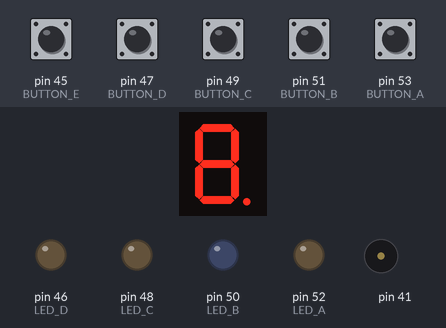
The sketch below on a simulated Arduino Mega 2560, built with avr-gcc and run on an emulated ATmega2560. On the bench: 1-digit seven-segment display, output pins drawn as LEDs (lit = HIGH), buzzer (waves = sounding). Wiring (inferred from the names in the program): 1-digit 7-segment display, segments lit when HIGH: segments pin 30, pin 22, pin 27, pin 31, pin 33, pin 28, pin 25, pin 29. The test bench sets the inputs (shaded band); at power-on: pin 45 (BUTTON_E), pin 47 (BUTTON_D), pin 49 (BUTTON_C), pin 51 (BUTTON_B), pin 53 (BUTTON_A) LOW. The segment pins are drawn as the display they are named for; pins used as bus, display or sensor lines are not drawn. At 11.7 s the program stops and its outputs stay as they are.

Above: at 1.2 s.
1.3 s: pin 47 (BUTTON_D) pulled HIGH for 0.15 s
At 1.6 s:
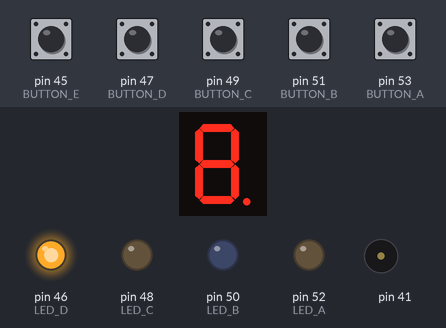
2.9 s: pin 49 (BUTTON_C) pulled HIGH for 0.15 s
At 4.0 s:
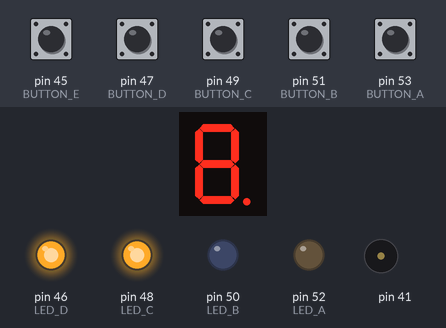
4.5 s: pin 51 (BUTTON_B) pulled HIGH for 0.15 s
At 5.2 s:
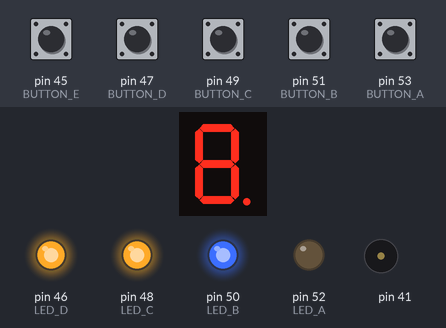
6.1 s: pin 53 (BUTTON_A) pulled HIGH for 0.15 s
At 6.22 s:
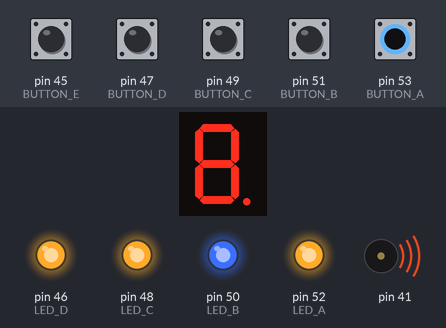
8.0 s: pin 49 (BUTTON_C) pulled HIGH for 1 s
At 9.1 s:
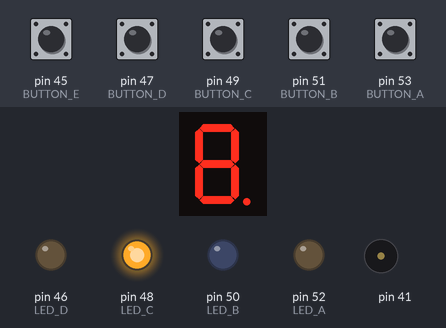
Timing chart, 0 to 13.2 s (numbered marks = the images above; inputs shaded):
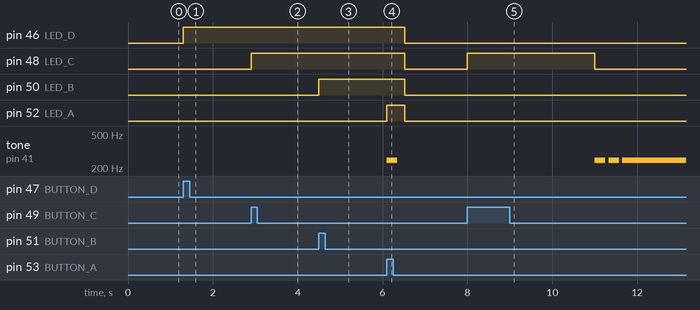

The sketch:

bomb_countdown.ino
```cpp
#define CODE_LENGTH 4
#define NUM_BUTTONS 5

enum Buttons
{
  Red,
  Yellow,
  Green,
  Blue,
  Reset,
  Nothing
};


/***********************************************************************
 * Port Definitions
 ***********************************************************************/
const int SSEG_COM1 = 32;
const int SSEG_COM2 = 26;
const int SSEG_COM3 = 24;
const int SSEG_COM4 = 23;
const int SSEG_A = 30;
const int SSEG_B = 22;
const int SSEG_C = 27;
const int SSEG_D = 31;
const int SSEG_E = 33;
const int SSEG_F = 28;
const int SSEG_G = 25;
const int SSEG_DP = 29;
const int BUTTON_A = 53;
const int BUTTON_B = 51;
const int BUTTON_C = 49;
const int BUTTON_D = 47;
const int BUTTON_E = 45;
const int LED_A = 52;
const int LED_B = 50;
const int LED_C = 48;
const int LED_D = 46;

/*************************************************
 * Public Constants
 *************************************************/

#define NOTE_B0  31
#define NOTE_C1  33
#define NOTE_CS1 35
#define NOTE_D1  37
#define NOTE_DS1 39
#define NOTE_E1  41
#define NOTE_F1  44
#define NOTE_FS1 46
#define NOTE_G1  49
#define NOTE_GS1 52
#define NOTE_A1  55
#define NOTE_AS1 58
#define NOTE_B1  62
#define NOTE_C2  65
#define NOTE_CS2 69
#define NOTE_D2  73
#define NOTE_DS2 78
#define NOTE_E2  82
#define NOTE_F2  87
#define NOTE_FS2 93
#define NOTE_G2  98
#define NOTE_GS2 104
#define NOTE_A2  110
#define NOTE_AS2 117
#define NOTE_B2  123
#define NOTE_C3  131
#define NOTE_CS3 139
#define NOTE_D3  147
#define NOTE_DS3 156
#define NOTE_E3  165
#define NOTE_F3  175
#define NOTE_FS3 185
#define NOTE_G3  196
#define NOTE_GS3 208
#define NOTE_A3  220
#define NOTE_AS3 233
#define NOTE_B3  247
#define NOTE_C4  262
#define NOTE_CS4 277
#define NOTE_D4  294
#define NOTE_DS4 311
#define NOTE_E4  330
#define NOTE_F4  349
#define NOTE_FS4 370
#define NOTE_G4  392
#define NOTE_GS4 415
#define NOTE_A4  440
#define NOTE_AS4 466
#define NOTE_B4  494
#define NOTE_C5  523
#define NOTE_CS5 554
#define NOTE_D5  587
#define NOTE_DS5 622
#define NOTE_E5  659
#define NOTE_F5  698
#define NOTE_FS5 740
#define NOTE_G5  784
#define NOTE_GS5 831
#define NOTE_A5  880
#define NOTE_AS5 932
#define NOTE_B5  988
#define NOTE_C6  1047
#define NOTE_CS6 1109
#define NOTE_D6  1175
#define NOTE_DS6 1245
#define NOTE_E6  1319
#define NOTE_F6  1397
#define NOTE_FS6 1480
#define NOTE_G6  1568
#define NOTE_GS6 1661
#define NOTE_A6  1760
#define NOTE_AS6 1865
#define NOTE_B6  1976
#define NOTE_C7  2093
#define NOTE_CS7 2217
#define NOTE_D7  2349
#define NOTE_DS7 2489
#define NOTE_E7  2637
#define NOTE_F7  2794
#define NOTE_FS7 2960
#define NOTE_G7  3136
#define NOTE_GS7 3322
#define NOTE_A7  3520
#define NOTE_AS7 3729
#define NOTE_B7  3951
#define NOTE_C8  4186
#define NOTE_CS8 4435
#define NOTE_D8  4699
#define NOTE_DS8 4978


struct InputCode
{
  char code[CODE_LENGTH];
  // Number of remaining buttons to input
  char remaining_input = CODE_LENGTH;
  bool button_pressed[CODE_LENGTH];
};


InputCode bomb_code;
InputCode user_attempt;


void setup() {
  // put your setup code here, to run once:
  setup_bomb();
  setup_buttons_leds();
  setup_display_pins();
  setup_display_refresh_timer();
  start_countdown_timer(10);

}

void loop() {

  int button = check_buttons();
  update_countdown_timer();

  if (button != Nothing)
  {
    handle_button(button);
  }

  if (countdown_timer_expired())
  {
    turn_off_lights();
    bomb_explosion();
  }

  if ((user_attempt.remaining_input) == 0){
    // check if the code is correct
    if (is_code_correct())
    {
      defused_bomb_sound();
      while(true){}
    }
    else // code is wrong
    {
      wrong_code_sound();
      delay(100);
      turn_off_lights();
      reset_digits();
      delay(200);
    }

  }


} // end loop


/***********************************************************************
 * Secret code
 ***********************************************************************/


void setup_bomb()
{

  bomb_code.code[0] = Red;
  bomb_code.code[1] = Blue;
  bomb_code.code[2] = Yellow;
  bomb_code.code[3] = Green;
}

bool is_code_correct()
{
  for (unsigned char i = 0; i < CODE_LENGTH; i++)
  {
    if (bomb_code.code[i] != user_attempt.code[i])
      return false;
  }
  return true;
}


void enter_digit(char which_button)
{
  char digit_location = CODE_LENGTH - (user_attempt.remaining_input);
  user_attempt.code[digit_location] = which_button;
  user_attempt.button_pressed[which_button] = true;
  (user_attempt.remaining_input)--;
}

/***********************************************************************
 * LED and buttons
 ***********************************************************************/

void setup_buttons_leds()
{
  pinMode(BUTTON_A, INPUT);
  pinMode(BUTTON_B, INPUT);
  pinMode(BUTTON_C, INPUT);
  pinMode(BUTTON_D, INPUT);
  pinMode(BUTTON_E, INPUT);
  pinMode(LED_A, OUTPUT);
  pinMode(LED_B, OUTPUT);
  pinMode(LED_C, OUTPUT);
  pinMode(LED_D, OUTPUT);
}

// Return the button that has been pressed
char check_buttons()
{
  for (int i = 0; i < NUM_BUTTONS; i++) {
    if (read_button(i))
      return i;
  }
  return Nothing;
}

bool read_button(char button)
{
  switch (button)
  {
    case 0: return digitalRead(BUTTON_A) == HIGH;
    case 1: return digitalRead(BUTTON_B) == HIGH;
    case 2: return digitalRead(BUTTON_C) == HIGH;
    case 3: return digitalRead(BUTTON_D) == HIGH;
    case 4: return digitalRead(BUTTON_E) == HIGH;
    default: return false;
  }
}

// Resets button if reset has been pressed
// otherwise, enters digit
void handle_button(char button)
{
  if (button == Reset)
    reset_digits();

  else if (!user_attempt.button_pressed[button])  {
    enter_digit(button);
    turn_on_light(button);
  }

}

void reset_digits()
{
  user_attempt.remaining_input = CODE_LENGTH;

  for (int i = 0; i < CODE_LENGTH; i++)
  {
    user_attempt.button_pressed[i] = false;
  }

  turn_off_lights();
}

void turn_off_lights()
{
  digitalWrite(LED_A, LOW);
  digitalWrite(LED_B, LOW);
  digitalWrite(LED_C, LOW);
  digitalWrite(LED_D, LOW);
}

void turn_on_light(char light)
{
  switch(light)
  {
    case Red:
      digitalWrite(LED_A, HIGH);
      //delay(100);
      //digitalWrite(LED_A, LOW);
      break;
    case Yellow:
      digitalWrite(LED_B, HIGH);
      //delay(100);
      //digitalWrite(LED_B, LOW);
      break;
    case Green:
      digitalWrite(LED_C, HIGH);
      //delay(100);
      //digitalWrite(LED_C, LOW);
      break;
    case Blue:
      digitalWrite(LED_D, HIGH);
      //delay(100);
      //digitalWrite(LED_D, LOW);
      break;
  }

}


/***********************************************************************
 * Display Setup
 ***********************************************************************/
static volatile unsigned char display_segment_state[4]; /* zero */

ISR(TIMER5_COMPA_vect)
{
  for (int i = 0; i < 5; i++)
  {
    //if (val == 0)
      //continue;

    // clear
    digitalWrite(SSEG_A, HIGH);
    digitalWrite(SSEG_B, HIGH);
    digitalWrite(SSEG_C, HIGH);
    digitalWrite(SSEG_D, HIGH);
    digitalWrite(SSEG_E, HIGH);
    digitalWrite(SSEG_F, HIGH);
    digitalWrite(SSEG_G, HIGH);
    digitalWrite(SSEG_DP, HIGH);

    // select
    digitalWrite(SSEG_COM1, (i == 0));
    digitalWrite(SSEG_COM2, (i == 1));
    digitalWrite(SSEG_COM3, (i == 2));
    digitalWrite(SSEG_COM4, (i == 3));
    if (i == 4)
      break;

    unsigned char val = display_segment_state[i];

    // display
    digitalWrite(SSEG_A, (val & 1) == 0);
    digitalWrite(SSEG_B, (val & 2) == 0);
    digitalWrite(SSEG_C, (val & 4) == 0);
    digitalWrite(SSEG_D, (val & 8) == 0);
    digitalWrite(SSEG_E, (val & 16) == 0);
    digitalWrite(SSEG_F, (val & 32) == 0);
    digitalWrite(SSEG_G, (val & 64) == 0);
    digitalWrite(SSEG_DP, (val & 128) == 0);
  }
}

void setup_display_pins()
{
  pinMode(SSEG_COM1, OUTPUT);
  pinMode(SSEG_COM2, OUTPUT);
  pinMode(SSEG_COM3, OUTPUT);
  pinMode(SSEG_COM4, OUTPUT);
  pinMode(SSEG_A, OUTPUT);
  pinMode(SSEG_B, OUTPUT);
  pinMode(SSEG_C, OUTPUT);
  pinMode(SSEG_D, OUTPUT);
  pinMode(SSEG_E, OUTPUT);
  pinMode(SSEG_F, OUTPUT);
  pinMode(SSEG_G, OUTPUT);
  pinMode(SSEG_DP, OUTPUT);

  // 7-seg is active low, so start high (off)
  digitalWrite(SSEG_COM1, LOW);
  digitalWrite(SSEG_COM2, LOW);
  digitalWrite(SSEG_COM3, LOW);
  digitalWrite(SSEG_COM4, LOW);
  digitalWrite(SSEG_A, HIGH);
  digitalWrite(SSEG_B, HIGH);
  digitalWrite(SSEG_C, HIGH);
  digitalWrite(SSEG_D, HIGH);
  digitalWrite(SSEG_E, HIGH);
  digitalWrite(SSEG_F, HIGH);
  digitalWrite(SSEG_G, HIGH);
  digitalWrite(SSEG_DP, HIGH);
}

void setup_display_refresh_timer()
{
  TCNT5 = 0;
  TCCR5B = (1 << CS52);
  //TIFR5 |= (1 << TOV5);
  //TIMSK5 |= (1 << TOIE5);

  TIFR5 |= (1 << OCF5A);
  TIMSK5 |= (1 << OCIE5A);
  OCR5A = 35000;
}

void set_display_digit(int seg, int number)
{
  static const unsigned char number_lookup[10] = {
    0b00111111,
    0b00000110,
    0b01011011,
    0b01001111,
    0b01100110,
    0b01101101,
    0b01111101,
    0b00100111,
    0b01111111,
    0b01101111
  };

  display_segment_state[seg] = number_lookup[number];
}

void set_time(int total_time)
{
  int minutes = total_time / 60;
  int seconds = total_time % 60;
  //set_display_digit(0, minutes / 10);
  //set_display_digit(1, minutes % 10);
  //set_display_digit(2, seconds / 10);
  //set_display_digit(3, seconds % 10);
  set_display_digit(0, (minutes / 10) % 10);
  set_display_digit(1, (minutes) % 10);
  set_display_digit(2, (seconds / 10) % 10);
  set_display_digit(3, seconds % 10);
}

/***********************************************************************
 * Countdown timer
 ***********************************************************************/
static unsigned long countdown_time_remaining = 0;
static unsigned long countdown_last_millis = 0;

void start_countdown_timer(int seconds)
{
  countdown_time_remaining = (unsigned long)(seconds + 1) * 1000;
  countdown_last_millis = millis();
}

void update_countdown_timer()
{
  if (countdown_time_remaining == 0)
    return;

  unsigned long val = millis();
  unsigned int diff = val - countdown_last_millis;
  if (diff == 0)
    return;

  if (diff <= countdown_time_remaining)
    countdown_time_remaining -= diff;
  else
    countdown_time_remaining = 0;

  countdown_last_millis = millis();
  set_time(countdown_time_remaining / 1000);
}

bool countdown_timer_expired()
{
  return countdown_time_remaining == 0;
}


/***********************************************************************
 * Piezo buzzer sounds
 ***********************************************************************/

// notes in the melody:
int melody[] = {
  NOTE_C4, NOTE_G3, NOTE_G3, NOTE_A3, NOTE_G3, 0, NOTE_B3, NOTE_C4
};

// note durations: 4 = quarter note, 8 = eighth note, etc.:
int noteDurations[] = {
  4, 8, 8, 4, 4, 4, 4, 4
};

void defused_bomb_sound()
{
  // iterate over the notes of the melody:
  for (int thisNote = 0; thisNote < 8; thisNote++) {

    // to calculate the note duration, take one second divided by the note type.
    //e.g. quarter note = 1000 / 4, eighth note = 1000/8, etc.
    int noteDuration = 1000 / noteDurations[thisNote];
    tone(41, melody[thisNote], noteDuration);

    // to distinguish the notes, set a minimum time between them.
    // the note's duration + 30% seems to work well:
    int pauseBetweenNotes = noteDuration * 1.30;
    delay(pauseBetweenNotes);
    // stop the tone playing:
    noTone(41);
  }
}

void bomb_explosion()
{
  TIMSK5 = 0;

  while (true){
    // to calculate the note duration, take one second divided by the note type.
    //e.g. quarter note = 1000 / 4, eighth note = 1000/8, etc.
    int noteDuration = 1000 / 4;
    tone(41, NOTE_B3, noteDuration);

    // to distinguish the notes, set a minimum time between them.
    // the note's duration + 30% seems to work well:
    int pauseBetweenNotes = noteDuration * 1.30;
    delay(pauseBetweenNotes);
    // stop the tone playing:
    noTone(41);
  }
}

void wrong_code_sound()
{
  int noteDuration = 1000 / 4;
  tone(41, NOTE_B3, noteDuration);

  // to distinguish the notes, set a minimum time between them.
  // the note's duration + 30% seems to work well:
  int pauseBetweenNotes = noteDuration * 1.30;
  delay(pauseBetweenNotes);
  // stop the tone playing:
  noTone(41);
}
```

Measured:
- after the input at 1.3 s, pin 46 (LED_D): LOW → HIGH at once
- after the input at 2.9 s, pin 48 (LED_C): LOW → HIGH at once
- after the input at 4.5 s, pin 50 (LED_B): LOW → HIGH at once
- after the input at 6.1 s, pin 46 (LED_D), pin 48 (LED_C), pin 50 (LED_B): HIGH → LOW after 0.43 s; pin 52 (LED_A): LOW → HIGH at once, → LOW 0.43 s later; tone on pin 41: silent → 247 Hz at once, → silent 0.25 s later
- after the input at 8.0 s, pin 48 (LED_C): LOW → HIGH at once, → LOW 3.0 s later
